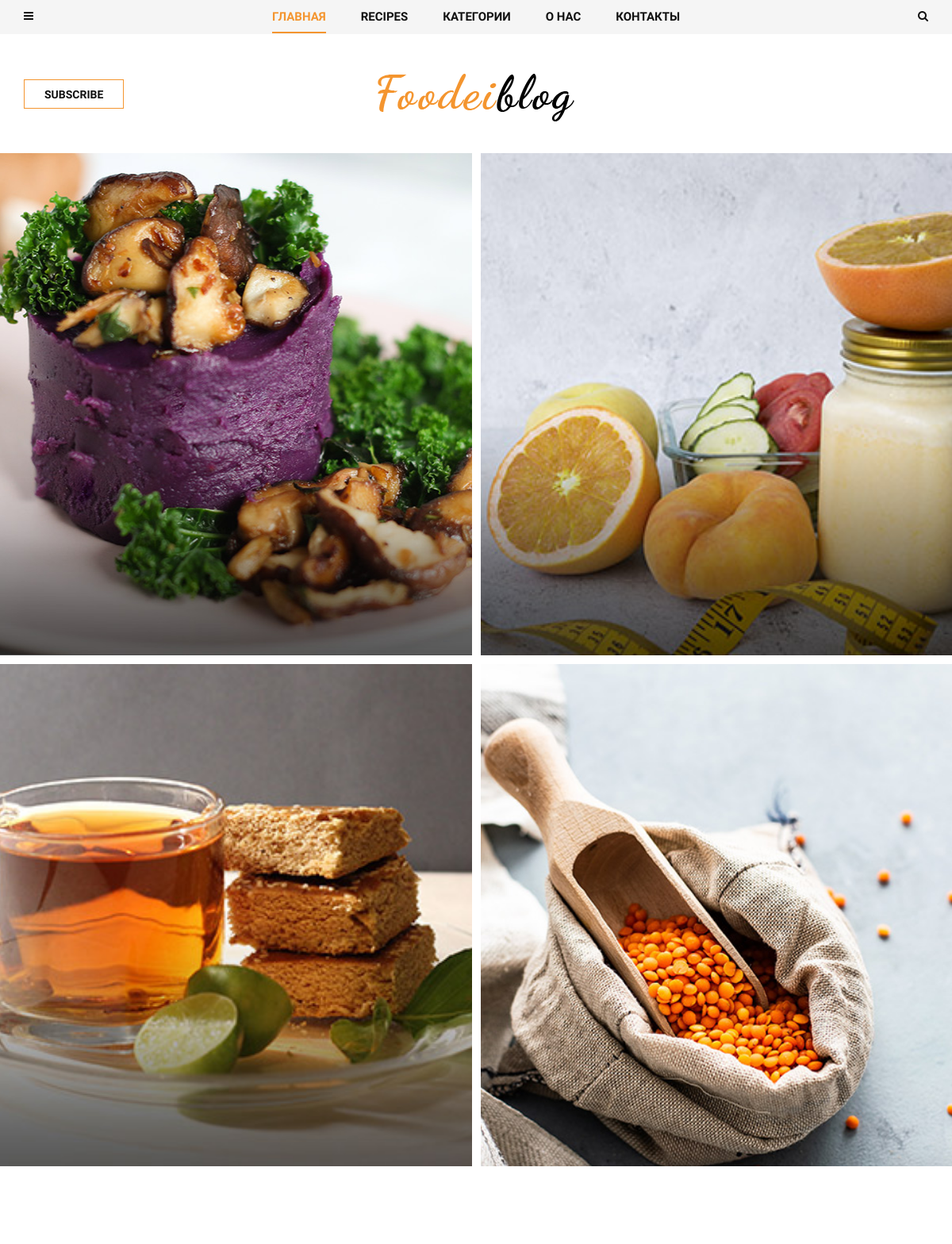
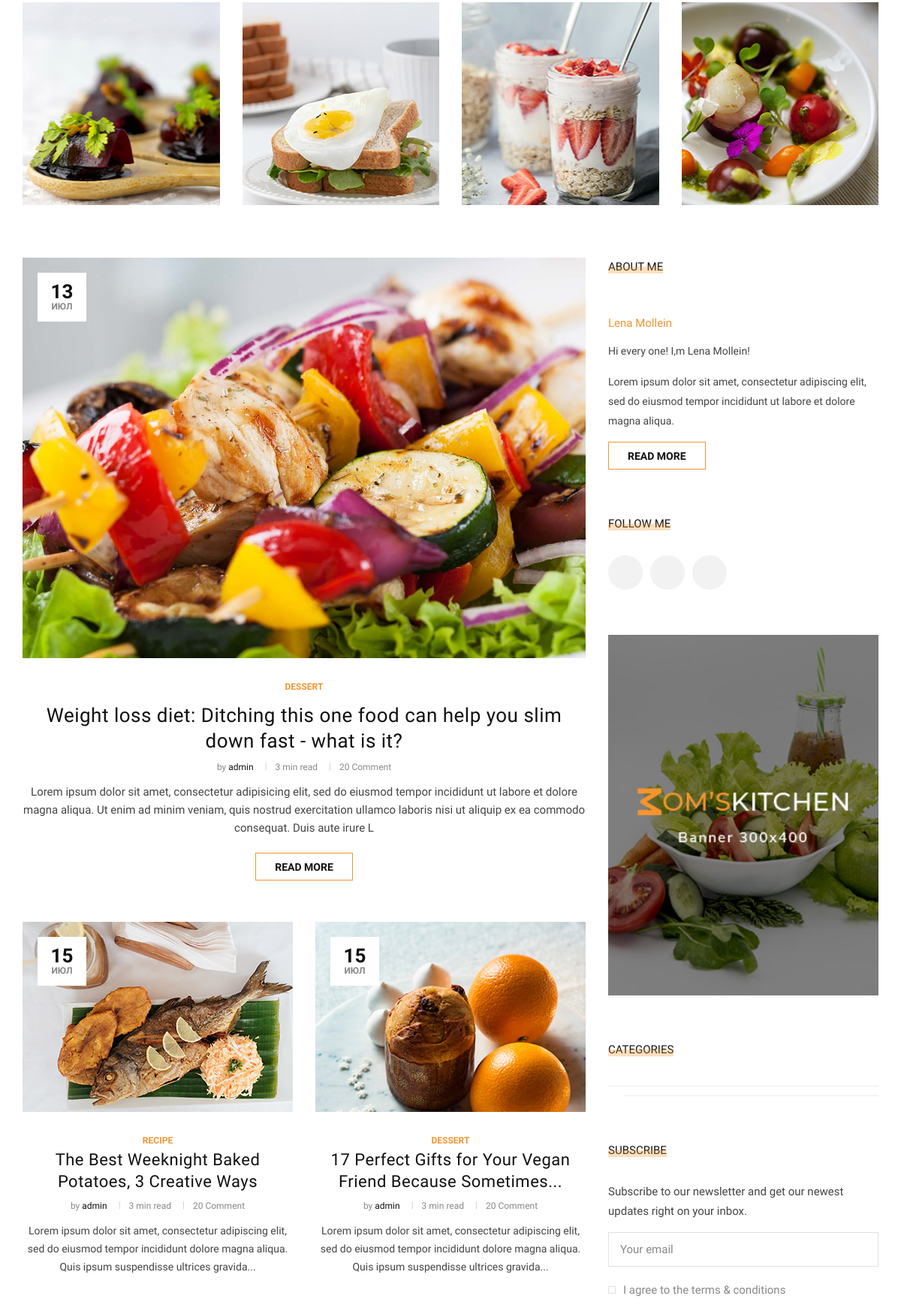
The page / (upper part) on the database its author committed (2 pictures, top to bottom).
### gallery/models.py (models this page shows, shortened)
class Photo(models.Model):
    name = models.CharField(max_length=250)
    image = models.ImageField(upload_to='gallery')
    captions = models.TextField(blank=True)
    create_date = models.DateTimeField(auto_now_add=True)
    slug = models.SlugField(max_length=255)
    class Meta:
        ordering = ['name']

### blog/models.py (models this page shows, shortened)
class Post(models.Model):
    author = models.ForeignKey(User, related_name='posts',
                               on_delete=models.CASCADE)
    title = models.CharField(max_length=200)
    image = models.ImageField(upload_to='articles/')
    text = models.TextField()
    create_at = models.DateTimeField(auto_now_add=True)
    category = models.ForeignKey(Category, on_delete=models.SET_NULL,
                                 related_name='posts', null=True)
    tags = models.ManyToManyField(Tag, related_name='posts')
    slug = models.SlugField(max_length=200, unique=True)
    def get_absolute_url(self):
        return reverse('post_single', kwargs={'slug': self.category.slug,
                                              'post_slug': self.slug})

class Category(MPTTModel):
    name = models.CharField(max_length=100)
    slug = models.SlugField(max_length=100)
    parent = TreeForeignKey('self', related_name='children',
                            on_delete=models.SET_NULL, null=True,
                            blank=True)
    class MPTTMeta:
        order_insertion_by = ['name']
    def __str__(self):
        return self.name

### contact/models.py (models this page shows)
class About(models.Model):
    text = RichTextField()
    mini_text = RichTextField()
    name = models.CharField(max_length=100, default='')

### blog/views.py (the view)
# urls.py: path('', HomeView.as_view(), name='home'),
class HomeView(ListView):
    model = Post
    paginate_by = 9
    template_name = 'home.html'

### blog/templatetags/menu_tags.py (called while the page is built)
def get_all_categories():
    return Category.objects.all()

@register.simple_tag()
def get_list_categories():
    return get_all_categories()

@register.inclusion_tag('blog/include/tags/top_menu.html')
def get_categories():
    categories = get_all_categories()
    return {'list_category': categories}

@register.inclusion_tag('blog/include/tags/recipes_tag.html')
def get_last_posts():
    posts = Post.objects.all().select_related('category').order_by('-id')[:5]
    return {'list_last_post': posts}

### contact/templatetags/social_tags.py (called while the page is built)
@register.simple_tag()
def get_social_links():
    return Social.objects.all()

@register.simple_tag()
def get_about():
    return About.objects.last()

### gallery/templatetags/gallery_tags.py (called while the page is built)
@register.inclusion_tag('blog/include/tags/gallery_tag.html')
def get_gallery():
    photos = Photo.objects.order_by()[:5]
    return {'photos': photos}

### blog/templates/home.html (shortened to what this page needs)
{% extends 'base.html' %}
{% load gallery_tags %}
{% block content %}
      {% get_gallery %}
    <section class="categories spad">
        <div class="container">
            <div class="row">
                <div class="col-lg-3 col-md-6 col-sm-6">
                    <div class="categories__item set-bg"
                         data-setbg="img/categories/cat-1.jpg">
                    </div>
                </div>
                <div class="col-lg-3 col-md-6 col-sm-6">
                    <div class="categories__item set-bg"
                         data-setbg="img/categories/cat-2.jpg">
                    </div>
                </div>
                <div class="col-lg-3 col-md-6 col-sm-6">
                    <div class="categories__item set-bg"
                         data-setbg="img/categories/cat-3.jpg">
                    </div>
                </div>
                <div class="col-lg-3 col-md-6 col-sm-6">
                    <div class="categories__item set-bg"
                         data-setbg="img/categories/cat-4.jpg">
                    </div>
                </div>
            </div>
        </div>
        <div class="categories__post">
            <div class="container">
                <div class="row">
                    <div class="col-lg-8 col-md-8">
                        <div class="categories__post__item categories__post__item--large">
                            {% for post in post_list %}
                                {% if forloop.counter == 1 %}
                                    <div class="categories__post__item__pic set-bg"
                                         data-setbg="{{ post.image.url }}">
                                        <div class="post__meta">
                                            <h4>{{ post.create_at|date:'d' }}</h4>
                                            <span>{{ post.create_at|date:'M' }}</span>
                                        </div>
                                    </div>
                                    <div class="categories__post__item__text">
                                        <ul class="post__label--large">
                                            <li>{{ post.category }}</li>
                                        </ul>
                                        <h3>
                                            <a href="{{ post.get_absolute_url }}">{{ post.title }}</a>
                                        </h3>
                                        <ul class="post__widget">
                                            <li>by
                                                <span>{{ post.author }}</span>
                                            </li>
                                            <li>3 min read</li>
                                            <li>20 Comment</li>
                                        </ul>
                                        <p>{{ post.text|slice:':250' }}</p>
                                        <a href="{{ post.get_absolute_url }}"
                                           class="primary-btn">Read more</a>
                                    </div>
                                {% endif %}
                            {% endfor %}
                        </div>
                        <div class="row">
                            {% for post in post_list %}
                                {% if forloop.counter > 1 %}
                                    <div class="col-lg-6 col-md-6 col-sm-6">
                                        <div class="categories__post__item">
                                            <div class="categories__post__item__pic small__item set-bg"
                                                 data-setbg="{{ post.image.url }}">
                                                <div class="post__meta">
                                                    <h4>{{ post.create_at|date:'d' }}</h4>
                                                    <span>{{ post.create_at|date:'M' }}</span>
                                                </div>
                                            </div>
                                            <div class="categories__post__item__text">
                                                <span class="post__label">{{ post.category }}</span>
                                                <h3>
                                                    <a href="{{ post.get_absolute_url }}">{{ post.title }}</a>
                                                </h3>
                                                <ul class="post__widget">
                                                    <li>by
                                                        <span>{{ post.author }}</span>
                                                    </li>
                                                    <li>3 min read</li>
                                                    <li>20 Comment</li>
                                                </ul>
                                                <p>{{ post.text|slice:':250' }}</p>
                                            </div>
                                        </div>
                                    </div>
                                {% endif %}
                            {% endfor %}
                        </div>
                    </div>
                    {% include 'blog/include/sidebar.html' %}
                </div>
            </div>
        </div>
    </section>
{% endblock content %}

### templates/base.html (shortened to what this page needs)
<!DOCTYPE html>
<html lang="ru">
{% load static %}
<head>
    <link rel="stylesheet" href="{% static 'css/bootstrap.min.css' %}" type="text/css">
    <link rel="stylesheet" href="{% static 'css/font-awesome.min.css' %}" type="text/css">
    <link rel="stylesheet" href="{% static 'css/elegant-icons.css' %}" type="text/css">
    <link rel="stylesheet" href="{% static 'css/owl.carousel.min.css' %}" type="text/css">
    <link rel="stylesheet" href="{% static 'css/slicknav.min.css' %}" type="text/css">
    <link rel="stylesheet" href="{% static 'css/style.css' %}" type="text/css">
</head>
<body>
    {% include 'blog/header.html' %}
    {% block content %}
    {% endblock content %}
</body>
</html>

### templates/blog/include/left_nav.html (shortened to what this page needs)
{% load menu_tags social_tags cache %}

### templates/blog/include/tags/top_menu.html (shortened to what this page needs)
{% load mptt_tags %}
<li class="dropdown">
  <a href="#">Категории</a>
</li>

### templates/blog/header.html (shortened to what this page needs)
{% load social_tags cache %}
{% cache 5000 header %}
<header class="header">
    <div class="header__top">
        <div class="container">
            <div class="row">
                <div class="col-lg-2 col-md-1 col-6 order-md-1 order-1">
                    <div class="header__humberger">
                        <i class="fa fa-bars humberger__open"></i>
                    </div>
                </div>
                <div class="col-lg-8 col-md-10 order-md-2 order-3">
                    {% include 'blog/include/top_nav.html' %}
                </div>
                <div class="col-lg-2 col-md-1 col-6 order-md-3 order-2">
                    <div class="header__search">
                        <i class="fa fa-search search-switch"></i>
                    </div>
                </div>
            </div>
        </div>
    </div>
    <div class="container">
        <div class="row">
            <div class="col-lg-3 col-md-3">
                <div class="header__btn">
                    <a href="./signin.html" class="primary-btn">Subscribe</a>
                </div>
            </div>
            <div class="col-lg-6 col-md-6">
                <div class="header__logo">
                    <a href="./base.html"><img src="img/logo.png" alt=""></a>
                </div>
            </div>
            <div class="col-lg-3 col-md-3">
                {% get_social_links as social_links %}
                <div class="header__social">
                    {% get_social_links as social_links %}
                    <div class="about__right__text__social">
                    </div>
                </div>
            </div>
        </div>
    </div>
</header>
{% endcache header %}

### templates/blog/include/top_nav.html
{% load menu_tags cache %}
{% cache 5000 top_nav %}
<nav class="header__menu">
    <ul>
        <li class="active"><a href="/">Главная</a></li>
        {% get_last_posts %}
        {% get_categories %}
        <li><a href="{% url 'about' %}">О нас</a></li>
        <li><a href="{% url 'contact' %}">Контакты</a></li>
    </ul>
</nav>
{% endcache top_nav %}

### templates/blog/include/tags/recipes_tag.html (shortened to what this page needs)
{% load menu_tags %}
<li><a href="#">Recipes</a>
</li>

### templates/blog/include/tags/gallery_tag.html
<section class="hero">
  <div class="hero__slider owl-carousel">
    <div class="hero__item">
      <div class="container-fluid">
        <div class="row">
          {% for photo in photos %}
            <div class="col-lg-6 p-0">
              <div class="hero__inside__item hero__inside__item--wide set-bg"
                   data-setbg="{{ photo.image.url }}">
              </div>
            </div>
          {% endfor %}
        </div>
      </div>
    </div>
  </div>
</section>

### templates/blog/include/sidebar.html (shortened to what this page needs)
{% load social_tags static cache %}
{% cache 5000 sidebar %}
<div class="col-lg-4 col-md-4">
  <div class="sidebar__item">
    <div class="sidebar__about__item">
      {% get_about as about %}
      <div class="sidebar__item__title">
        <h6>About me</h6>
      </div>
      <h6><span>{{ about.name }}</span></h6>
      <p>{{ about.mini_text|safe }}</p>
      <a href="{% url 'about' %}"
         class="primary-btn">Read
        more</a>
    </div>
    <div class="sidebar__follow__item">
      <div class="sidebar__item__title">
        <h6>Follow me</h6>
      </div>
      <div class="sidebar__item__follow__links">
        {% get_social_links as social_links %}
        {% for item in social_links %}
          <a href="{{ item.link }}"><img
                  alt=""></a>
        {% endfor %}
      </div>
    </div>
    <div class="sidebar__item__banner">
      <img src="{% static 'img/sidebar/banner.jpg' %}" alt="">
    </div>
    <div class="sidebar__item__categories">
      <div class="sidebar__item__title">
        <h6>Categories</h6>
      </div>
{% include './sidebar_category.html' %}
    </div>
    <div class="sidebar__subscribe__item">
      <div class="sidebar__item__title">
        <h6>Subscribe</h6>
      </div>
      <p>Subscribe to our newsletter and get our
        newest updates right on your inbox.</p>
      <form action="#">
        <input type="text" class="email-input"
               placeholder="Your email">
        <label for="s-agree-check">
          I agree to the terms & conditions
          <span class="checkmark"></span>
        </label>
      </form>
    </div>
  </div>
</div>
{% endcache sidebar %}

### templates/blog/include/sidebar_category.html
{% load mptt_tags menu_tags %}
<ul>
  {% get_list_categories as list_category %}
  {% recursetree list_category %}
    <ul>
      <li><a href="{% url 'post_list' node.slug %}">{{ node.name }}</a></li>
      {% if not node.is_leaf_node %}
        <ul class="">
          <li class="p-left"><a
                  href="{% url 'post_list' node.slug %}">{{ children }}</a>
          </li>
        </ul>
      {% endif %}
    </ul>
  {% endrecursetree %}
</ul>

### templates/blog/footer.html (shortened to what this page needs)
{% load static social_tags cache %}

### rows shown on the page
Photo: shows a picture
Photo: shows a picture
Photo: shows a picture
Photo: shows a picture
Post: create_at "13", create_at "ИЮЛ", category "DESSERT", title "Weight loss diet: Ditching this one food can help you slim down fast - what is it?", author "admin", text "Lorem ipsum dolor sit amet, consectetur adipisicing elit, sed do eiusmod tempor incididunt ut labore et dolore magna aliqua. Ut enim ad minim veniam, quis nostrud exercitation ullamco laboris nisi ut aliquip ex ea commodo consequat. Duis aute irure L"
Post: shows a picture, create_at "15", create_at "ИЮЛ", category "RECIPE", title "The Best Weeknight Baked Potatoes, 3 Creative Ways", author "admin", text "Lorem ipsum dolor sit amet, consectetur adipiscing elit, sed do eiusmod tempor incididunt dolore magna aliqua. Quis ipsum suspendisse ultrices gravida..."
Post: shows a picture, create_at "15", create_at "ИЮЛ", category "DESSERT", title "17 Perfect Gifts for Your Vegan Friend Because Sometimes...", author "admin", text "Lorem ipsum dolor sit amet, consectetur adipiscing elit, sed do eiusmod tempor incididunt dolore magna aliqua. Quis ipsum suspendisse ultrices gravida..."
About: name "Lena Mollein", mini_text "Hi every one! I,m Lena Mollein! Lorem ipsum dolor sit amet, consectetur adipiscing elit, sed do eiusmod tempor incididunt ut labore et dolore magna aliqua."
